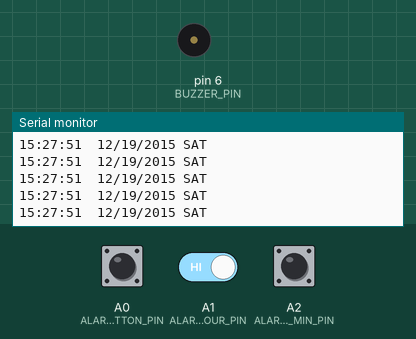
Bench run of a sketch on a simulated Arduino Uno, built with avr-gcc and run on an emulated ATmega328P. Shown: buzzer (waves = sounding, pin HIGH), the last lines printed to the serial monitor. Inputs (shaded band) come from the test bench; at power-on: A0 (ALARM_SET_BUTTON_PIN) HIGH, A1 (ALARM_INC_HOUR_PIN) HIGH, A2 (ALARM_INC_MIN_PIN) HIGH. The local clock reads 2024-03-15 10:24:30 at power-on unless the sketch sets it.

Above: at 1.2 s.
1.3 s: A0 (ALARM_SET_BUTTON_PIN) pulled LOW for 0.15 s
At 1.52 s:
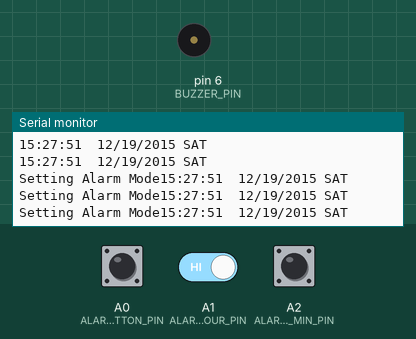
4.4 s: A0 (ALARM_SET_BUTTON_PIN) pulled LOW for 1 s
At 4.61 s:
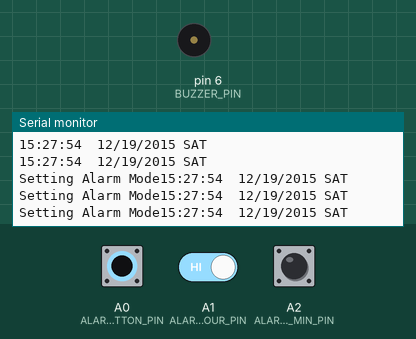
8.4 s: A0 (ALARM_SET_BUTTON_PIN) driven LOW and A1 (ALARM_INC_HOUR_PIN) driven LOW
At 8.63 s:
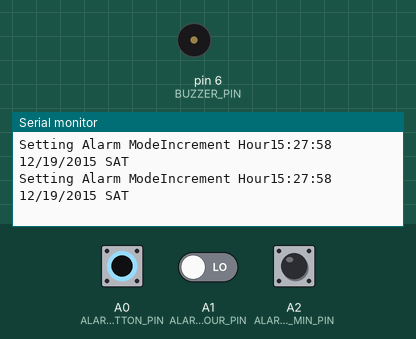
10.4 s: A0 (ALARM_SET_BUTTON_PIN) driven HIGH
At 10.47 s:
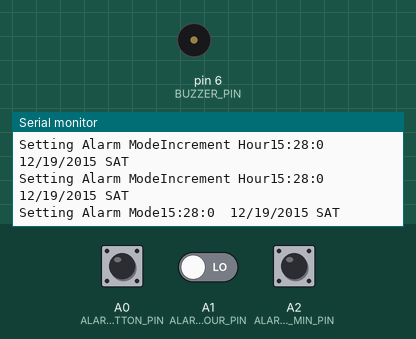
13.4 s: A0 (ALARM_SET_BUTTON_PIN) pulsed LOW 2 times (0.12 s each, 0.3 s apart)
At 13.87 s:
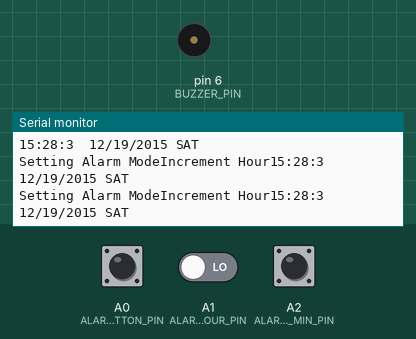
17.0 s: A0 (ALARM_SET_BUTTON_PIN) driven LOW
At 17.23 s:
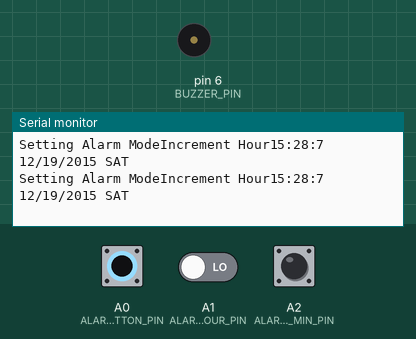
Timing chart, 0 to 20.0 s (numbered marks = the images above; inputs shaded):
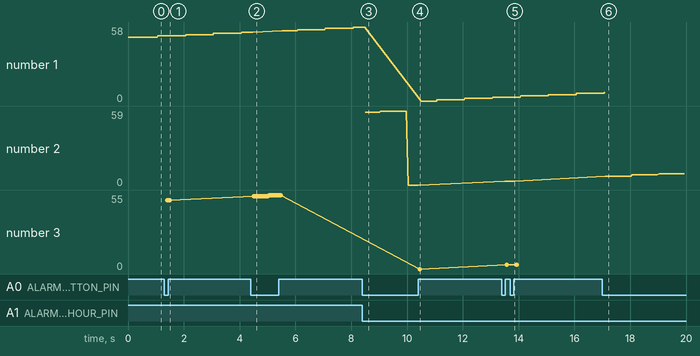

The sketch:

Alarm_Clock.ino
```cpp
// Alarm_Clock.ino
// Main project file
#include <Wire.h>
#include "DS1307.h"
#include <LiquidCrystal.h>

#define BUZZER_PIN 6
#define ALARM_OFF_BUTTON_PIN 8
#define ALARM_SET_BUTTON_PIN A0
#define ALARM_INC_HOUR_PIN A1
#define ALARM_INC_MIN_PIN A2

#define ALARM_DURATION 5 // in seconds

// define the machine states
#define BEEPING 1
#define NOT_BEEPING 0
#define SETTING_ALARM 2

#define BUZZ_PERIOD 100 // ms

bool alarmMode = true;
int alarmHour = 15;
int alarmMinute = 28;

int secondStarted;

DS1307 clock; // clock object
LiquidCrystal lcd(2, 3, 9, 10, 11, 12);

int state; // state of the machine

boolean minuteButtonPressed = false;
boolean hourButtonPressed = false;

void setup(){

    state = NOT_BEEPING; // initially not beeping

    Serial.begin(9600);

    pinMode(BUZZER_PIN, OUTPUT);
    pinMode(ALARM_OFF_BUTTON_PIN, INPUT_PULLUP);
    pinMode(ALARM_SET_BUTTON_PIN, INPUT_PULLUP);
    pinMode(ALARM_INC_HOUR_PIN, INPUT_PULLUP);
    pinMode(ALARM_INC_MIN_PIN, INPUT_PULLUP);


    clock.begin();
    clock.fillByYMD(2015,12,19); // Dec 19, 2015
    clock.fillByHMS(15,27,50); // 15:28 30
    clock.fillDayOfWeek(SAT);
    clock.setTime();
}

void loop(){

  displayTime();// prints regardless of switch cases..
  printTime(); // prints time to Serial Monitor for debuggin purposes

  switch (state){
    case NOT_BEEPING: // if its not in alarm mode, just regular
      if (buttonPressed(ALARM_SET_BUTTON_PIN)){ // if pressed than go to that state
        state = SETTING_ALARM;
        break;
      }
      if (alarmMode){
        if (clock.hour == alarmHour && clock.minute == alarmMinute){
          secondStarted = clock.second;
          state = BEEPING;
        }
      }
      break;
    case BEEPING: // if alarm mode is enabled
      Alarm();
      if (clock.second > secondStarted + ALARM_DURATION || buttonPressed(ALARM_OFF_BUTTON_PIN)){
        Alarm_Off();
        state = NOT_BEEPING;
        alarmMode = false;
        break;
      }
     case SETTING_ALARM:
      // test to make sure the set alarm button is still being held
        Serial.print("Setting Alarm Mode");
        if (!buttonPressed(ALARM_SET_BUTTON_PIN)){
          state = NOT_BEEPING;
          break;
        }
        if (buttonPressed(ALARM_INC_HOUR_PIN)){
          Serial.print("Increment Hour");
          alarmHour ++;
        }
        if (buttonPressed(ALARM_INC_MIN_PIN)){
          Serial.print("Increment Second");
          alarmMinute ++;
        }
        displayAlarm();
        break;
    }
}

void displayAlarm(){
  lcd.clear();
  lcd.setCursor(0,1);
  lcd.print(alarmHour, DEC);
  lcd.print(":");
  lcd.print(alarmMinute < 10 ? "0":"");
  lcd.print(alarmMinute, DEC);
}

void displayTime(){
  // outputs the current time to the LCD
  lcd.clear();
  lcd.setCursor(0,1);
  lcd.print(clock.hour, DEC);
  lcd.print(":");
  lcd.print(clock.minute < 10 ? "0":"");
  lcd.print(clock.minute, DEC);
  lcd.print(":");
  lcd.print(clock.second < 10 ? "0":"");
  lcd.print(clock.second, DEC);
}

void printTime(){
  // prints to the serial monitor
  clock.getTime();
  Serial.print(clock.hour, DEC);
  Serial.print(":");
  Serial.print(clock.minute, DEC);
  Serial.print(":");
  Serial.print(clock.second, DEC);
  Serial.print("  ");
  Serial.print(clock.month, DEC);
  Serial.print("/");
  Serial.print(clock.dayOfMonth, DEC);
  Serial.print("/");
  Serial.print(clock.year+2000, DEC);
  Serial.print(" ");
  switch (clock.dayOfWeek)// Friendly printout the weekday
  {
    case MON:
      Serial.print("MON");
      break;
    case TUE:
      Serial.print("TUE");
      break;
    case WED:
      Serial.print("WED");
      break;
    case THU:
      Serial.print("THU");
      break;
    case FRI:
      Serial.print("FRI");
      break;
    case SAT:
      Serial.print("SAT");
      break;
    case SUN:
      Serial.print("SUN");
      break;
  }
  Serial.println(" ");
}

/*
void Alarm(unsigned long startTime, int duration)
{
    unsigned long startTime = millis();
    while (millis()-startTime <= duration) {
       digitalWrite(BUZZER_PIN, HIGH);
       delay(100);
       digitalWrite(BUZZER_PIN, LOW);

       // turn off the alarm if button is pushed
       if (!digitalRead(ALARM_OFF_BUTTON_PIN)) {
            digitalWrite(BUZZER_PIN, LOW);
            break;
       }

       delay(100);
    }
}
*/

void Alarm()
{
    static uint8_t buzzState = 1;
    static unsigned long lastBuzz = 0;

    if (millis() - lastBuzz >= BUZZ_PERIOD) {
        digitalWrite(BUZZER_PIN, buzzState);
        buzzState ^= 1; // toggle buzzer state
    }
}

void Alarm_Off()
{
    digitalWrite(BUZZER_PIN, LOW);
}

bool buttonPressed(int buttonPin)
{
    if (!digitalRead(buttonPin)) {
        return true;
    } else {
        return false;
    }
}

bool buttonPressedDebounce(int buttonPin)
{
    if (buttonPressed(buttonPin)) {
        delay(100); // delay to debounce
        if (buttonPressed(buttonPin)) {
            return true;
        } else {
            return false;
        }
    } else {
        return false;
    }
}

bool incrementCount(int buttonPin)
{
    if (hourButtonPressed && buttonPin == ALARM_INC_HOUR_PIN) {
        if (!buttonPressed(buttonPin)) {
            hourButtonPressed = false;
            return true;
        } else {
            return false;
        }
    }

    if (minuteButtonPressed && buttonPin == ALARM_INC_MIN_PIN) {
        if (!buttonPressed(buttonPin)) {
            minuteButtonPressed = false;
            return true;
        } else {
            return false;
        }
    }

    if (buttonPressedDebounce(buttonPin)) {
        if (buttonPin == ALARM_INC_HOUR_PIN) {
            hourButtonPressed = true;
            return false;
        }
        if (buttonPin == ALARM_INC_MIN_PIN) {
            minuteButtonPressed = true;
            return false;
        }
    }

    return false;
}
```

Measured:
- after the input at 1.3 s, the serial monitor: prints a new line after 0.11 s (image 1)
- after the input at 4.4 s, the serial monitor: prints a new line after 0.10 s (image 2)
- after the input at 8.4 s, the serial monitor: prints a new line after 0.11 s (image 3)
- after the input at 10.4 s, the serial monitor: prints a new line after 0.06 s (image 4)
- after the input at 13.4 s, the serial monitor: prints a new line after 0.11 s (image 5)
- after the input at 17.0 s, the serial monitor: prints a new line after 0.11 s (image 6)
